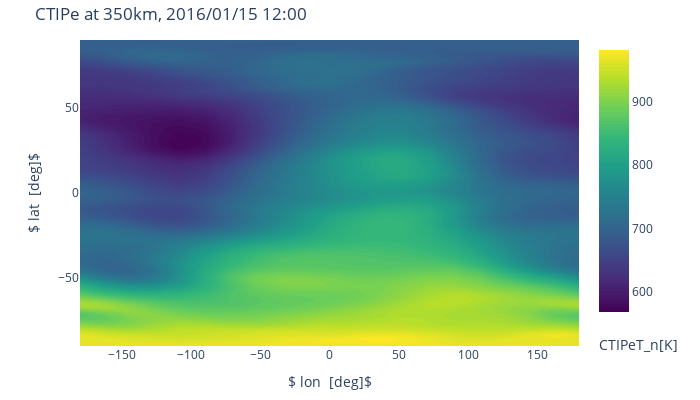

The notebook cell saved with this chart:
### Code cell
#The same plot but modified for a nicer look.
plothrs = 12.
timestr = (kamodo_object_ctipe.filedate + timedelta(hours=plothrs)).strftime("%Y/%m/%d %H:%M")

fig = kamodo_object.plot('CTIPeT_n', plot_partial={'CTIPeT_n': {'time': plothrs, 'height': 300.}})
figMods(fig, ncont=200, colorscale='Viridis', enhanceHover=True, newTitle='CTIPe at 350km, '+timestr)

### Figure 1 — Plotly figure (JSON) as saved in the notebook; plotly's stock layout.template omitted (floating-point values rounded to 4 significant figures; data arrays with more than 128 entries replaced by an {"elided": "..."} marker saying what was removed)
{"data": [{"colorbar": {"title": {"side": "bottom", "text": "CTIPeT_n[K]"}}, "colorscale": [[0, "#440154"], [0.1111, "#482878"], [0.2222, "#3e4989"], [0.3333, "#31688e"], [0.4444, "#26828e"], [0.5556, "#1f9e89"], [0.6667, "#35b779"], [0.7778, "#6ece58"], [0.8889, "#b5de2b"], [1, "#fde725"]], "contours": {"coloring": "fill", "showlines": false}, "hovertemplate": "lon [deg]: %{x:.3f} <br>lat [deg]: %{y:.3f} <br>CTIPeT_n[K]: %{z:.4g} <br><extra></extra>", "meta": "2d-grid", "ncontours": 200, "type": "contour", "x": [-180, -162, -144, -126, -108, -90, -72, -54, -36, -18, 0, 18, 36, 54, 72, 90, 108, 126, 144, 162, 180], "y": [-90, -88, -86, -84, -82, -80, -78, -76, -74, -72, -70, -68, -66, -64, -62, -60, -58, -56, -54, -52, -50, -48, -46, -44, -42, -40, -38, -36, -34, -32, -30, -28, -26, -24, -22, -20, -18, -16, -14, -12, -10, -8, -6, -4, -2, 0, 2, 4, 6, 8, 10, 12, 14, 16, 18, 20, 22, 24, 26, 28, 30, 32, 34, 36, 38, 40, 42, 44, 46, 48, 50, 52, 54, 56, 58, 60, 62, 64, 66, 68, 70, 72, 74, 76, 78, 80, 82, 84, 86, 88, 90], "z": {"elided": "91x21 float values"}}], "layout": {"autosize": false, "height": 400, "margin": {"b": 32, "pad": 0, "r": 30, "t": 40}, "title": {"text": "CTIPe at 350km, 2016/01/15 12:00"}, "width": 700, "xaxis": {"title": {"text": "$ lon  [deg]$"}}, "yaxis": {"title": {"text": "$ lat  [deg]$"}}}}
